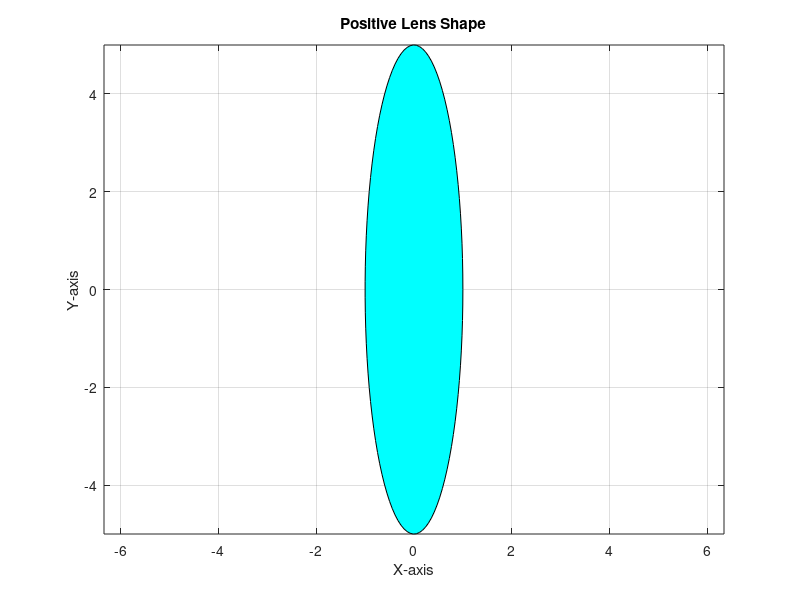

MATLAB code for this plot:
% Parameters for the lens
a = 1; % Semi-major axis length
b = 5; % Semi-minor axis length
x_center = 0; % X-coordinate of the center
y_center = 0; % Y-coordinate of the center

% Create an array of angles from 0 to 2*pi
theta = linspace(0, 2*pi, 100);

% Parametric equations for the ellipse
x = a * cos(theta) + x_center;
y = b * sin(theta) + y_center;

% Plot the lens
figure;
fill(x, y, 'c'); % Fill the ellipse with color
axis equal; % Equal scaling for both axes
grid on;
xlabel('X-axis');
ylabel('Y-axis');
title('Positive Lens Shape');